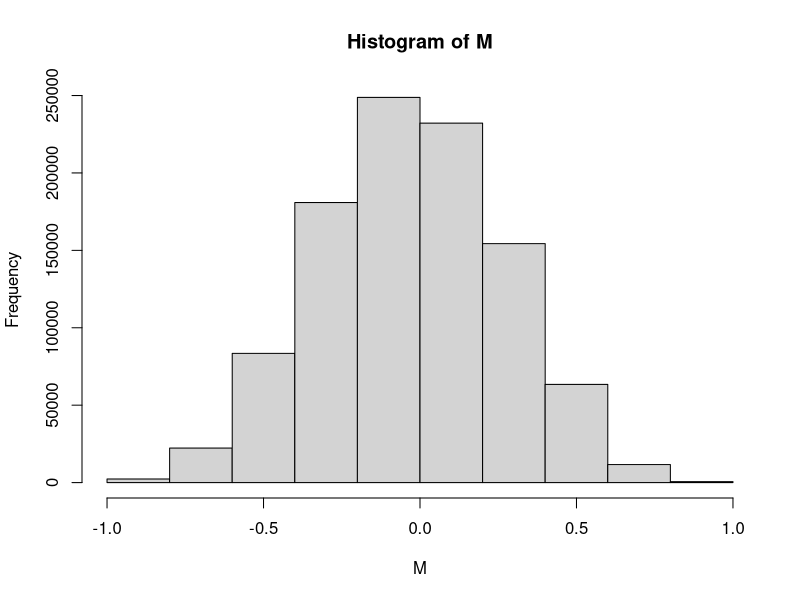
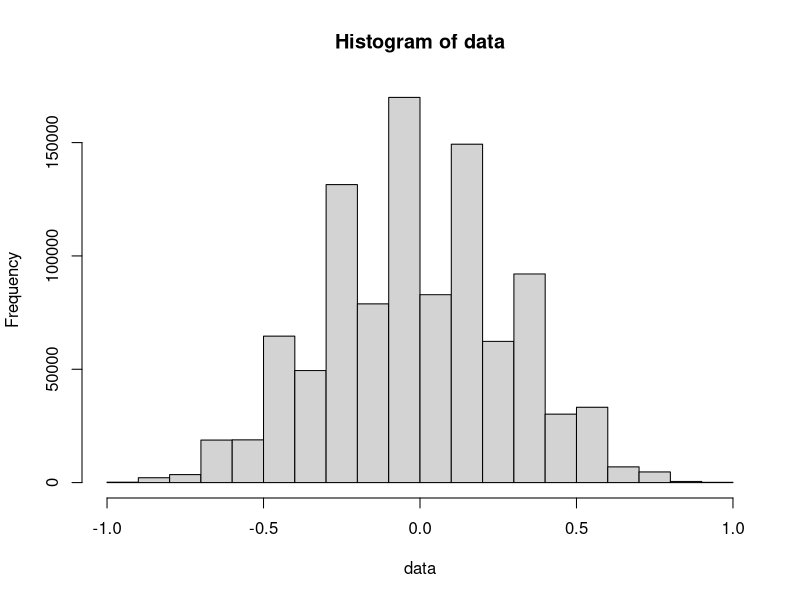

The R script that drew these images, in order:
#Question 1-3.
N=30
tfinal=1000000		#instants t=1,...,10exp(6)
T=1.5
s=sample(c(-1,+1),N,replace=TRUE)	#genere de facon aleatoire N valeurs egales a -1 ou +1;;;; donnees de depart
M=array(1:tfinal)	#genere un vecteur liste allant de 1 a tfinal
for (t in 1:tfinal){
	i=sample(1:N,1)	#selectionner une position aleatoire
	pplus= exp(1/(N*T)*sum(s[-i])) /(exp(-1/(N*T)*sum(s[-i]))+exp(1/(N*T)*sum(s[-i])))
	y=sample(c(-1,+1),1,prob=(c(1-pplus,pplus)))
	s[i]=y
	M[t]= mean(s)
	
	}
#print(M)
#plot(M)
#data <- M # création d'un objet "data" contenant les valeurs 
#jpeg("mongraph.jpg")
#plot(data)
#dev.off() # permet d'ouvrir le fichier .jpg sans fermer R

#Question 4.
hist(M,10)
data <- M # création d'un objet "data" contenant les valeurs
jpeg("mongraph.jpg")
hist(data)
dev.off() # permet d'ouvrir le fichier .jpg sans fermer R
